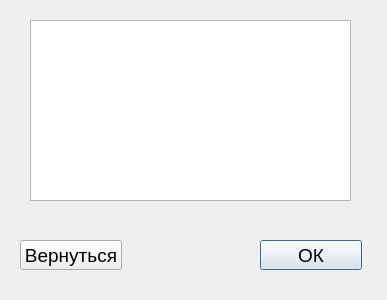
<?xml version="1.0" encoding="UTF-8"?>
<ui version="4.0">
 <class>checkOfFullness</class>
 <widget class="QDialog" name="checkOfFullness">
  <property name="geometry">
   <rect>
    <x>0</x>
    <y>0</y>
    <width>387</width>
    <height>300</height>
   </rect>
  </property>
  <property name="windowTitle">
   <string>Dialog</string>
  </property>
  <widget class="QTextBrowser" name="text_checkFullness">
   <property name="geometry">
    <rect>
     <x>30</x>
     <y>20</y>
     <width>321</width>
     <height>181</height>
    </rect>
   </property>
   <property name="font">
    <font>
     <pointsize>14</pointsize>
    </font>
   </property>
  </widget>
  <widget class="QPushButton" name="button_ok_checkFullness">
   <property name="geometry">
    <rect>
     <x>260</x>
     <y>240</y>
     <width>102</width>
     <height>30</height>
    </rect>
   </property>
   <property name="font">
    <font>
     <pointsize>14</pointsize>
    </font>
   </property>
   <property name="text">
    <string>ОК</string>
   </property>
  </widget>
  <widget class="QPushButton" name="button_goBack_checkFullness">
   <property name="geometry">
    <rect>
     <x>20</x>
     <y>240</y>
     <width>102</width>
     <height>30</height>
    </rect>
   </property>
   <property name="font">
    <font>
     <pointsize>14</pointsize>
    </font>
   </property>
   <property name="text">
    <string>Вернуться</string>
   </property>
  </widget>
 </widget>
 <resources/>
 <connections/>
</ui>
